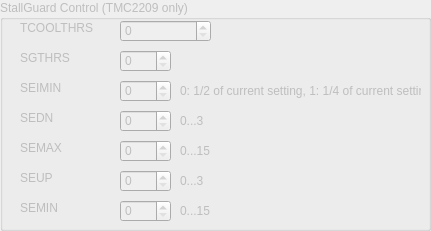
      <widget class="QGroupBox" name="StallGuard_groupBox">
       <property name="enabled">
        <bool>false</bool>
       </property>
       <property name="geometry">
        <rect>
         <x>20</x>
         <y>570</y>
         <width>431</width>
         <height>231</height>
        </rect>
       </property>
       <property name="title">
        <string>StallGuard Control (TMC2209 only)</string>
       </property>
       <widget class="QLabel" name="label_32">
        <property name="geometry">
         <rect>
          <x>20</x>
          <y>20</y>
          <width>91</width>
          <height>16</height>
         </rect>
        </property>
        <property name="text">
         <string>TCOOLTHRS</string>
        </property>
       </widget>
       <widget class="QLabel" name="label_33">
        <property name="geometry">
         <rect>
          <x>20</x>
          <y>50</y>
          <width>91</width>
          <height>16</height>
         </rect>
        </property>
        <property name="text">
         <string>SGTHRS</string>
        </property>
       </widget>
       <widget class="QSpinBox" name="TCOOLTHRS_spinBox">
        <property name="geometry">
         <rect>
          <x>120</x>
          <y>20</y>
          <width>91</width>
          <height>22</height>
         </rect>
        </property>
        <property name="maximum">
         <number>1048575</number>
        </property>
        <property name="singleStep">
         <number>1</number>
        </property>
       </widget>
       <widget class="QSpinBox" name="SGTHRS_spinBox">
        <property name="geometry">
         <rect>
          <x>120</x>
          <y>50</y>
          <width>51</width>
          <height>22</height>
         </rect>
        </property>
        <property name="maximum">
         <number>255</number>
        </property>
        <property name="value">
         <number>0</number>
        </property>
       </widget>
       <widget class="QLabel" name="label_35">
        <property name="geometry">
         <rect>
          <x>20</x>
          <y>80</y>
          <width>81</width>
          <height>16</height>
         </rect>
        </property>
        <property name="text">
         <string>SEIMIN</string>
        </property>
       </widget>
       <widget class="QLabel" name="label_36">
        <property name="geometry">
         <rect>
          <x>20</x>
          <y>110</y>
          <width>81</width>
          <height>16</height>
         </rect>
        </property>
        <property name="text">
         <string>SEDN</string>
        </property>
       </widget>
       <widget class="QLabel" name="label_37">
        <property name="geometry">
         <rect>
          <x>20</x>
          <y>140</y>
          <width>81</width>
          <height>16</height>
         </rect>
        </property>
        <property name="text">
         <string>SEMAX</string>
        </property>
       </widget>
       <widget class="QLabel" name="label_38">
        <property name="geometry">
         <rect>
          <x>20</x>
          <y>170</y>
          <width>81</width>
          <height>16</height>
         </rect>
        </property>
        <property name="text">
         <string>SEUP</string>
        </property>
       </widget>
       <widget class="QLabel" name="label_39">
        <property name="geometry">
         <rect>
          <x>20</x>
          <y>200</y>
          <width>81</width>
          <height>16</height>
         </rect>
        </property>
        <property name="text">
         <string>SEMIN</string>
        </property>
       </widget>
       <widget class="QSpinBox" name="SEIMIN_spinBox">
        <property name="geometry">
         <rect>
          <x>120</x>
          <y>80</y>
          <width>51</width>
          <height>22</height>
         </rect>
        </property>
        <property name="maximum">
         <number>1</number>
        </property>
        <property name="value">
         <number>0</number>
        </property>
       </widget>
       <widget class="QSpinBox" name="SEDN_spinBox">
        <property name="geometry">
         <rect>
          <x>120</x>
          <y>110</y>
          <width>51</width>
          <height>22</height>
         </rect>
        </property>
        <property name="maximum">
         <number>3</number>
        </property>
        <property name="value">
         <number>0</number>
        </property>
       </widget>
       <widget class="QSpinBox" name="SEMAX_spinBox">
        <property name="geometry">
         <rect>
          <x>120</x>
          <y>140</y>
          <width>51</width>
          <height>22</height>
         </rect>
        </property>
        <property name="maximum">
         <number>15</number>
        </property>
        <property name="value">
         <number>0</number>
        </property>
       </widget>
       <widget class="QSpinBox" name="SEUP_spinBox">
        <property name="geometry">
         <rect>
          <x>120</x>
          <y>170</y>
          <width>51</width>
          <height>22</height>
         </rect>
        </property>
        <property name="maximum">
         <number>3</number>
        </property>
        <property name="value">
         <number>0</number>
        </property>
       </widget>
       <widget class="QSpinBox" name="SEMIN_spinBox">
        <property name="geometry">
         <rect>
          <x>120</x>
          <y>200</y>
          <width>51</width>
          <height>22</height>
         </rect>
        </property>
        <property name="maximum">
         <number>15</number>
        </property>
        <property name="value">
         <number>0</number>
        </property>
       </widget>
       <widget class="QLabel" name="label_40">
        <property name="geometry">
         <rect>
          <x>180</x>
          <y>80</y>
          <width>241</width>
          <height>21</height>
         </rect>
        </property>
        <property name="text">
         <string>0: 1/2 of current setting, 1: 1/4 of current setting</string>
        </property>
       </widget>
       <widget class="QLabel" name="label_41">
        <property name="geometry">
         <rect>
          <x>180</x>
          <y>140</y>
          <width>231</width>
          <height>21</height>
         </rect>
        </property>
        <property name="text">
         <string>0...15</string>
        </property>
       </widget>
       <widget class="QLabel" name="label_42">
        <property name="geometry">
         <rect>
          <x>180</x>
          <y>200</y>
          <width>231</width>
          <height>21</height>
         </rect>
        </property>
        <property name="text">
         <string>0...15</string>
        </property>
       </widget>
       <widget class="QLabel" name="label_43">
        <property name="geometry">
         <rect>
          <x>180</x>
          <y>110</y>
          <width>231</width>
          <height>21</height>
         </rect>
        </property>
        <property name="text">
         <string>0...3</string>
        </property>
       </widget>
       <widget class="QLabel" name="label_44">
        <property name="geometry">
         <rect>
          <x>180</x>
          <y>170</y>
          <width>231</width>
          <height>21</height>
         </rect>
        </property>
        <property name="text">
         <string>0...3</string>
        </property>
       </widget>
      </widget>
